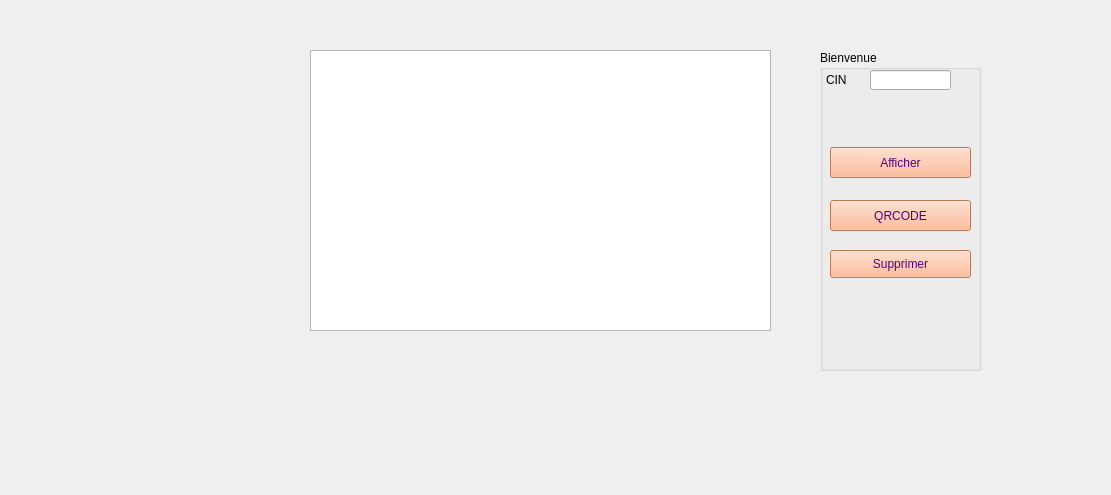
      <widget class="QWidget" name="page_13">
       <property name="geometry">
        <rect>
         <x>0</x>
         <y>0</y>
         <width>1111</width>
         <height>495</height>
        </rect>
       </property>
       <attribute name="icon">
        <iconset>
         <normaloff>../../Downloads/icons8-livraison-de-nourriture-100 (1).png</normaloff>../../Downloads/icons8-livraison-de-nourriture-100 (1).png</iconset>
       </attribute>
       <attribute name="label">
        <string>afficher famille</string>
       </attribute>
       <widget class="QGroupBox" name="groupBox_10">
        <property name="geometry">
         <rect>
          <x>820</x>
          <y>50</y>
          <width>161</width>
          <height>321</height>
         </rect>
        </property>
        <property name="title">
         <string>Bienvenue</string>
        </property>
        <widget class="QPushButton" name="pushButton_afficherfamille">
         <property name="geometry">
          <rect>
           <x>10</x>
           <y>97</y>
           <width>141</width>
           <height>31</height>
          </rect>
         </property>
         <property name="styleSheet">
          <string notr="true">color: rgb(85, 0, 127);
background-color: rgb(255, 170, 127);
font: 75 12pt &quot;MS Shell Dlg 2&quot;;</string>
         </property>
         <property name="text">
          <string>Afficher</string>
         </property>
         <property name="icon">
          <iconset>
           <normaloff>../../Downloads/icons8-view-64.png</normaloff>../../Downloads/icons8-view-64.png</iconset>
         </property>
        </widget>
        <widget class="QPushButton" name="pushButton_39">
         <property name="geometry">
          <rect>
           <x>10</x>
           <y>200</y>
           <width>141</width>
           <height>28</height>
          </rect>
         </property>
         <property name="styleSheet">
          <string notr="true">color: rgb(85, 0, 127);
background-color: rgb(255, 170, 127);
font: 75 12pt &quot;MS Shell Dlg 2&quot;;</string>
         </property>
         <property name="text">
          <string>Supprimer</string>
         </property>
         <property name="icon">
          <iconset>
           <normaloff>../../Downloads/icons8-denied-100.png</normaloff>../../Downloads/icons8-denied-100.png</iconset>
         </property>
        </widget>
        <widget class="QLineEdit" name="lineEdit_famille">
         <property name="geometry">
          <rect>
           <x>50</x>
           <y>20</y>
           <width>81</width>
           <height>20</height>
          </rect>
         </property>
        </widget>
        <widget class="QLabel" name="label_6">
         <property name="geometry">
          <rect>
           <x>6</x>
           <y>19</y>
           <width>21</width>
           <height>21</height>
          </rect>
         </property>
         <property name="text">
          <string>CIN</string>
         </property>
        </widget>
        <widget class="QWidget" name="widget" native="true">
         <property name="geometry">
          <rect>
           <x>20</x>
           <y>270</y>
           <width>131</width>
           <height>41</height>
          </rect>
         </property>
         <property name="styleSheet">
          <string notr="true">image: url(:/new/prefix1/pngegg (2).png);</string>
         </property>
        </widget>
        <widget class="QPushButton" name="pushButton_37">
         <property name="geometry">
          <rect>
           <x>10</x>
           <y>150</y>
           <width>141</width>
           <height>31</height>
          </rect>
         </property>
         <property name="styleSheet">
          <string notr="true">color: rgb(85, 0, 127);
background-color: rgb(255, 170, 127);
font: 75 12pt &quot;MS Shell Dlg 2&quot;;</string>
         </property>
         <property name="text">
          <string>QRCODE</string>
         </property>
        </widget>
       </widget>
       <widget class="QTableView" name="tableView_famille">
        <property name="geometry">
         <rect>
          <x>310</x>
          <y>50</y>
          <width>461</width>
          <height>281</height>
         </rect>
        </property>
       </widget>
       <widget class="QLabel" name="qrcodefa">
        <property name="geometry">
         <rect>
          <x>30</x>
          <y>70</y>
          <width>261</width>
          <height>201</height>
         </rect>
        </property>
        <property name="text">
         <string/>
        </property>
       </widget>
      </widget>
